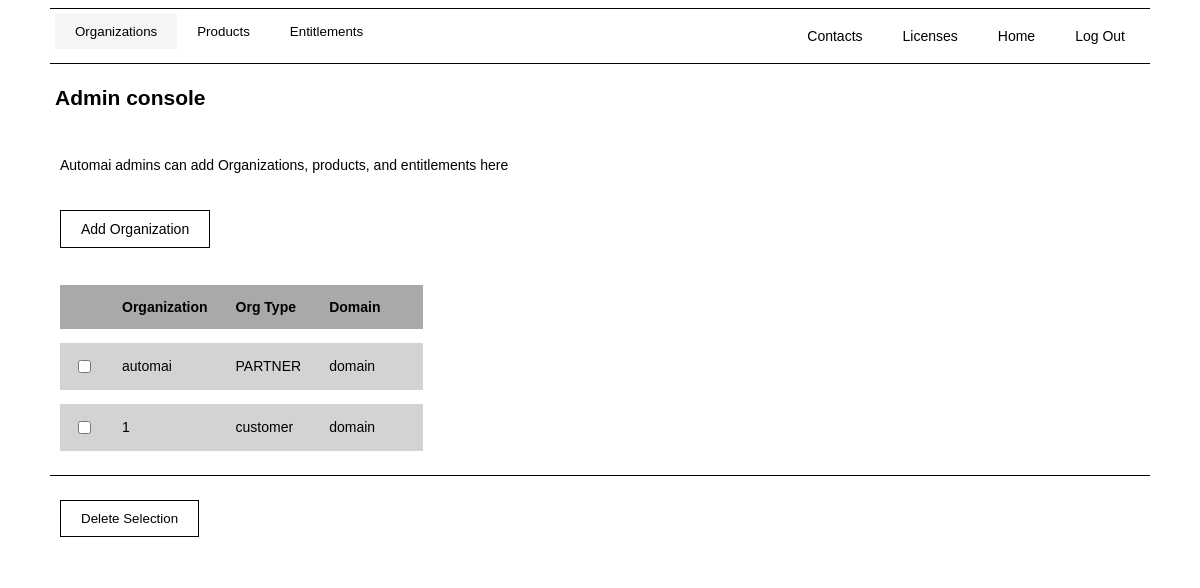
The page /contacts/admin-dash (signed in) on the database its author committed.
### manage_contacts/models.py (models this page shows)
class Organization(models.Model):
    org_id = id
    ORG_TYPE_CHOICES = [('customer', 'customer'), ('customer', 'partner')]
    org_type = models.CharField(max_length=50, choices=ORG_TYPE_CHOICES, null=True)
    org_name = models.CharField(max_length=50, unique=True)
    domain = models.CharField(max_length=50)
    def __str__(self):
        return self.org_name

### manage_contacts/views.py (the view)
# urls.py: path('admin-dash', views.admin_dash, name="admin_dash"),
@login_required
def admin_dash(request):
    current_user = request.user
    user_id = current_user.id
    user_data = Contact.objects.filter(user_id=user_id).get()
    user_role = user_data.role
    user_org = user_data.organization.org_name
    org_objects = Organization.objects.all()
    product_objects = Product.objects.all()
    entitlement_objects = Entitlement.objects.all()
    if request.GET.get('delete_organization_selection'):
        user_selection = request.GET.getlist("org_selection")
        delete_object_selection(data_objects=Organization, user_selection=user_selection)
        messages.add_message(request, messages.INFO, 'Selection Deleted')
        return HttpResponseRedirect(request.path_info)
    if request.GET.get('delete_product_selection'):
        user_selection = request.GET.getlist("product_selection")
        delete_object_selection(data_objects=Product, user_selection=user_selection)
        messages.add_message(request, messages.INFO, 'Selection Deleted')
        return HttpResponseRedirect(request.path_info)
    if request.GET.get('delete_entitlement_selection'):
        user_selection = request.GET.getlist("entitlement_selection")
        delete_object_selection(data_objects=Entitlement, user_selection=user_selection)
        messages.add_message(request, messages.INFO, 'Selection Deleted')
        return HttpResponseRedirect(request.path_info)
    context = {'user_role':user_role,
               'user_org':user_org,
               'org_objects':org_objects,
               'product_objects':product_objects,
               'entitlement_objects':entitlement_objects}
    return render(request, "manage_contacts/admin-dash.html", context)

### manage_contacts/models.py (called while the page is built)
    def __str__(self):
        return self.product_name

    def __str__(self):
        return self.organization.org_name + "/" + self.product.product_name

### manage_contacts/templates/manage_contacts/admin-dash.html (shortened to what this page needs)
{% extends "base.html" %}
{% block head %}
{% load static %}
<link rel="stylesheet" type="text/css" href="{% static 'manage_contacts/css/style.css' %}">
{% endblock head %}
{% block banner %}
<div class="flex-container flex-row border-top app-banner">
  <div class="tab">
    <button class="js-tablinks" id="js-default-open" onclick="changePage(event, 'organizations-tab')">Organizations</button>
    <button class="js-tablinks" onclick="changePage(event, 'products-tab')">Products</button>
    <button class="js-tablinks" onclick="changePage(event, 'entitlements-tab')">Entitlements</button>
  </div>
  <div class="nav-row navigation-buttons">
    <p><a href="{% url 'manage_contacts' %}">Contacts</a></p>
    <p><a href="{% url 'manage_licenses' %}">Licenses</a></p>
    <p><a href="{% url 'homepage' %}">Home</a></p>
    <p><a href="{% url 'logout' %}">Log Out</a></p>
  </div>
</div>
{% endblock banner %}
{% block main %}
<h2 class="flex-container">Admin console</h2>
<div class="flex-container">
  <p class="text-container">Automai admins can add Organizations, products, and entitlements here</p>
</div>
{% if user_org == "automai" and user_role == "admin" %}
<div id="organizations-tab" class="js-tabcontent">
  <div class="flex-box">
  <p class="text-container"><a href="{% url 'add_organization' %}">Add Organization</a></p>
  </div>
  <form method="get">
    <div class="flex-box table-scroll">
      <table>
        <tr>
          <th></th>
          <th>Organization</th>
          <th>Org Type</th>
          <th>Domain</th>
          <th></th>
        </tr>
        {% for org in org_objects %}
        <tr>
          <td><input type="checkbox" name="org_selection" value="{{ org.id }}"></td>
          <td>{{ org }}</td>
          <td>{{ org.org_type }}</td>
          <td>{{ org.domain }}</td>
          <td></td>
        </tr>
        {% endfor %}
      </table>
    </div>
    <div class="flex-container flex-row border-top">
      <p class="text-container"><input type="submit" name="delete_organization_selection" value="Delete Selection"></p>
    </div>
  </form>
</div>
{% else %}
  <p>Not authorized.</p>
{% endif %}
{% endblock main %}

### static/css/licensepgm/style.css (style rules this page uses)
body { margin-left:50px; margin-right:50px; font-size: 14px; font-family: arial; background: white; }
a { background-color:white; color: black; border: 1px solid black; text-align: center; padding: 10px 20px; text-decoration: none; }
input { background-color:white; color: black; border: 1px solid black; text-align: left; padding:10px 20px; text-decoration: none; }
button { background-color:white; color: black; border: 1px solid black; text-align: center; padding: 10px 20px; text-decoration: none; }
.tab { width:fit-content; height: fit-content; overflow: hidden; }
.tab button { float: left; border: none; outline: none; cursor: pointer; padding: 10px 20px; }
.tab button.active { background-color: whitesmoke; }
.js-tabcontent { display: none; }
.app-banner { padding:5px; border-bottom: 1px solid black; }
.navigation-buttons a { border: none; }
.nav-row { display: flex; flex-direction: row; margin-left:auto; width:fit-content; height: fit-content; overflow: hidden; }
table { border-spacing: 0em 1em; width: 100%; text-align:left; overflow-y:auto; padding:5px; }
tr:nth-child(1) { background-color: darkgray; color: inherit; }
th { padding:1em; }
td { background: lightgray; color: black; padding:1em; }
.table-scroll { max-height: 75vh; max-width: 75vw; overflow: auto; }
.flex-container { display:flex; flex-direction: column; padding:5px; }
.flex-box { display:flex; flex-direction: column; width:fit-content; block-size: fit-content; padding:5px; }
.text-container { padding:5px; display:block; width:fit-content; height: fit-content; text-align: center; }
.border-top { border-top: 1px solid black; }
.flex-row { flex-direction: row; }

### rows shown on the page
Organization: org_name "automai", org_type "PARTNER", domain "domain"
Organization: org_name "1", org_type "customer", domain "domain"
